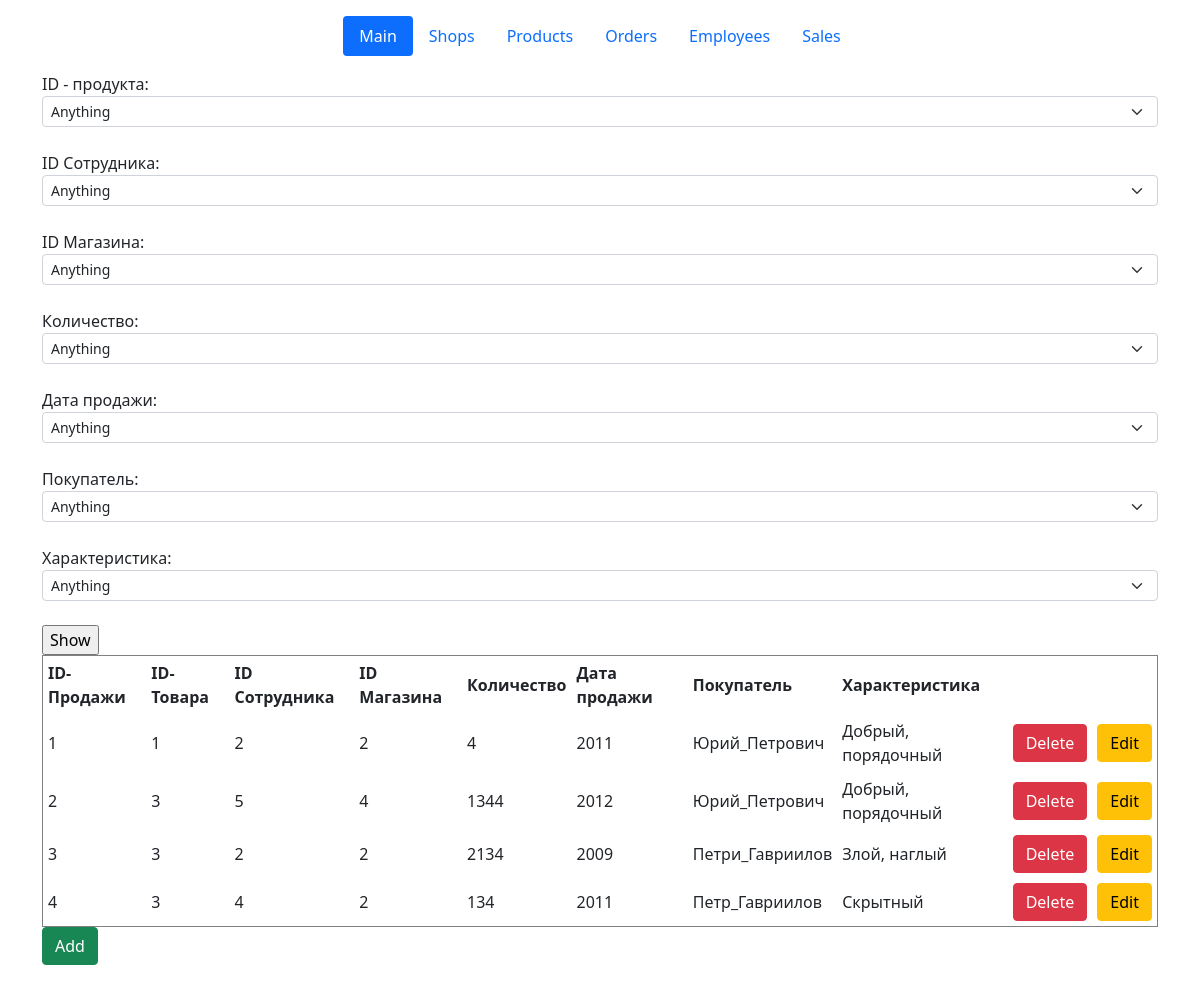
The app's page /sales with its own data.
### classes_file.py (models this page shows, shortened)
class Sales(db.Model):
    id_sale = db.Column(db.Integer, primary_key=True)
    id_product = db.Column(db.Integer, nullable=False)
    id_employee = db.Column(db.Integer, nullable=False)
    id_shop = db.Column(db.Integer, nullable=False)
    amount_sale = db.Column(db.Integer, nullable=False)
    date_sale = db.Column(db.Integer, nullable=False)
    name_buyer = db.Column(db.String(30), nullable=False)
    text_buyer = db.Column(db.Text, nullable=False)

### sales.py (the view)
@app.route('/sales')
def sales():
    if "action" in request.args:
        if request.args["action"] == "del":  # для обратобки кнопки delete
            id_sale = request.args['id']
            sale = Sales.query.get_or_404(id_sale)
            try:
                db.session.delete(sale)
                db.session.commit()
                return redirect("/sales")
            except:
                return "При удалении записи произошла ошибка"
        elif request.args["action"] == "choice":
            id_product_lst = [request.args['id_product']]
            id_employee_lst = [request.args['id_employee']]
            id_shop_lst = [request.args['id_shop']]
            amount_sale_lst = [request.args['amount_sale']]
            date_sale_lst = [request.args['date_sale']]
            name_buyer_lst = [request.args['name_buyer']]
            text_buyer_lst = [request.args['text_buyer']]
            if request.args['id_product'] == "any":
                temp = db.session.execute(f"SELECT id_product from Sales").fetchall()
                id_product_lst = [temp[i][0] for i in range(len(temp))]
            if request.args['id_employee'] == "any":
                temp = db.session.execute(f"SELECT id_employee from Sales").fetchall()
                id_employee_lst = [temp[i][0] for i in range(len(temp))]
            if request.args['id_shop'] == "any":
                temp = db.session.execute(f"SELECT id_shop from Sales").fetchall()
                id_shop_lst = [temp[i][0] for i in range(len(temp))]
            if request.args['amount_sale'] == "any":
                temp = db.session.execute(f"SELECT amount_sale from Sales").fetchall()
                amount_sale_lst = [temp[i][0] for i in range(len(temp))]
            if request.args['date_sale'] == "any":
                temp = db.session.execute(f"SELECT date_sale from Sales").fetchall()
                date_sale_lst = [temp[i][0] for i in range(len(temp))]
            if request.args['name_buyer'] == "any":
                temp = db.session.execute(f"SELECT name_buyer from Sales").fetchall()
                name_buyer_lst = [temp[i][0] for i in range(len(temp))]
            if request.args['text_buyer'] == "any":
                temp = db.session.execute(f"SELECT text_buyer from Sales").fetchall()
                text_buyer_lst = [temp[i][0] for i in range(len(temp))]
            table = db.session.query(Sales) \
                .filter(Sales.id_product.in_(id_product_lst)) \
                .filter(Sales.id_employee.in_(id_employee_lst)) \
                .filter(Sales.id_shop.in_(id_shop_lst)) \
                .filter(Sales.amount_sale.in_(amount_sale_lst)) \
                .filter(Sales.date_sale.in_(date_sale_lst)) \
                .filter(Sales.name_buyer.in_(name_buyer_lst)) \
                .filter(Sales.text_buyer.in_(text_buyer_lst))
            return render_template("sales.html", table=table)
        else:
            return redirect("/sales")
    else:
        table = Sales.query.order_by(Sales.id_sale).all()
        return render_template("Sales.html", table=table)

### templates/sales.html (shortened to what this page needs)
{% extends 'base.html' %}
{% block body %}
<form action="/order-choice" method="POST" id="data">
    ID - продукта:
    <select name="id_product" class="form-select form-select-sm">
        <option value="any" label = "Anything">
            {% for el in table %}
        <option value={{el.id_product}}  label = {{el.id_product}}>
            {% endfor %}
    </select>
    <br>ID Сотрудника:
    <select name="id_employee" class="form-select form-select-sm">
        <option value="any" label = "Anything">
            {% for el in table %}
        <option value={{el.id_employee}}  label = {{el.id_employee}}>
            {% endfor %}
    </select>
    <br>ID Магазина:
    <select name="id_shop" class="form-select form-select-sm">
        <option value="any" label = "Anything">
            {% for el in table %}
        <option value={{el.id_shop}}  label = {{el.id_shop}}>
            {% endfor %}
    </select>
    <br>Количество:
    <select name="amount_sale" class="form-select form-select-sm">
        <option value="any" label = "Anything">
            {% for el in table %}
        <option value={{el.amount_sale}}  label = {{el.amount_sale}}>
            {% endfor %}
    </select>
    <br>Дата продажи:
    <select name="date_sale" class="form-select form-select-sm">
        <option value="any" label = "Anything">
            {% for el in table %}
        <option value={{el.date_sale}}  label = {{el.date_sale}}>
            {% endfor %}
    </select>
    <br>Покупатель:
    <select name="name_buyer" class="form-select form-select-sm">
        <option value="any" label = "Anything">
            {% for el in table %}
        <option value={{el.name_buyer}}  label = {{el.name_buyer}}>
            {% endfor %}
    </select>
    <br>Характеристика:
    <select name="text_buyer" class="form-select form-select-sm">
        <option value="any" label = "Anything">
            {% for el in table %}
        <option value={{el.text_buyer}}  label = {{el.text_buyer}}>
            {% endfor %}
    </select><br>
    <input type="submit" name="btn btn-success" value="Show"><br>
</form>
<table border="1" width="100%" cellpadding="5">
    <tr>
        <th>ID-Продажи</th>
        <th>ID-Товара</th>
        <th>ID Сотрудника</th>
        <th>ID Магазина</th>
        <th>Количество</th>
        <th>Дата продажи</th>
        <th>Покупатель</th>
        <th>Характеристика</th>
        <th></th>
        <th></th>
    </tr>
    {% for el in table %}
    <tr>
        <td>{{ el.id_sale }}</td>
        <td>{{ el.id_product }}</td>
        <td>{{ el.id_employee }}</td>
        <td>{{ el.id_shop }}</td>
        <td>{{ el.amount_sale }}</td>
        <td>{{ el.date_sale }}</td>
        <td>{{ el.name_buyer }}</td>
        <td>{{ el.text_buyer }}</td>
        <td>
            <a href="/sales?id={{el.id_sale}}&action=del" class="btn btn-danger">Delete</a>
        </td>
        <td>
            <a href="/sales/{{el.id_sale}}/edit" class="btn btn-warning">Edit</a>
        </td>
    </tr>
    {% endfor %}
</table>
<a href="/sales/create" class="btn btn-success">Add</a><br><br>
{% endblock %}

### records on screen
Sales: id_sale "1", id_product "1", id_employee "2", id_shop "2", amount_sale "4", date_sale "2011", name_buyer "Юрий_Петрович", text_buyer "Добрый, порядочный"
Sales: id_sale "2", id_product "3", id_employee "5", id_shop "4", amount_sale "1344", date_sale "2012", name_buyer "Юрий_Петрович", text_buyer "Добрый, порядочный"
Sales: id_sale "3", id_product "3", id_employee "2", id_shop "2", amount_sale "2134", date_sale "2009", name_buyer "Петри_Гавриилов", text_buyer "Злой, наглый"
Sales: id_sale "4", id_product "3", id_employee "4", id_shop "2", amount_sale "134", date_sale "2011", name_buyer "Петр_Гавриилов", text_buyer "Скрытный"
